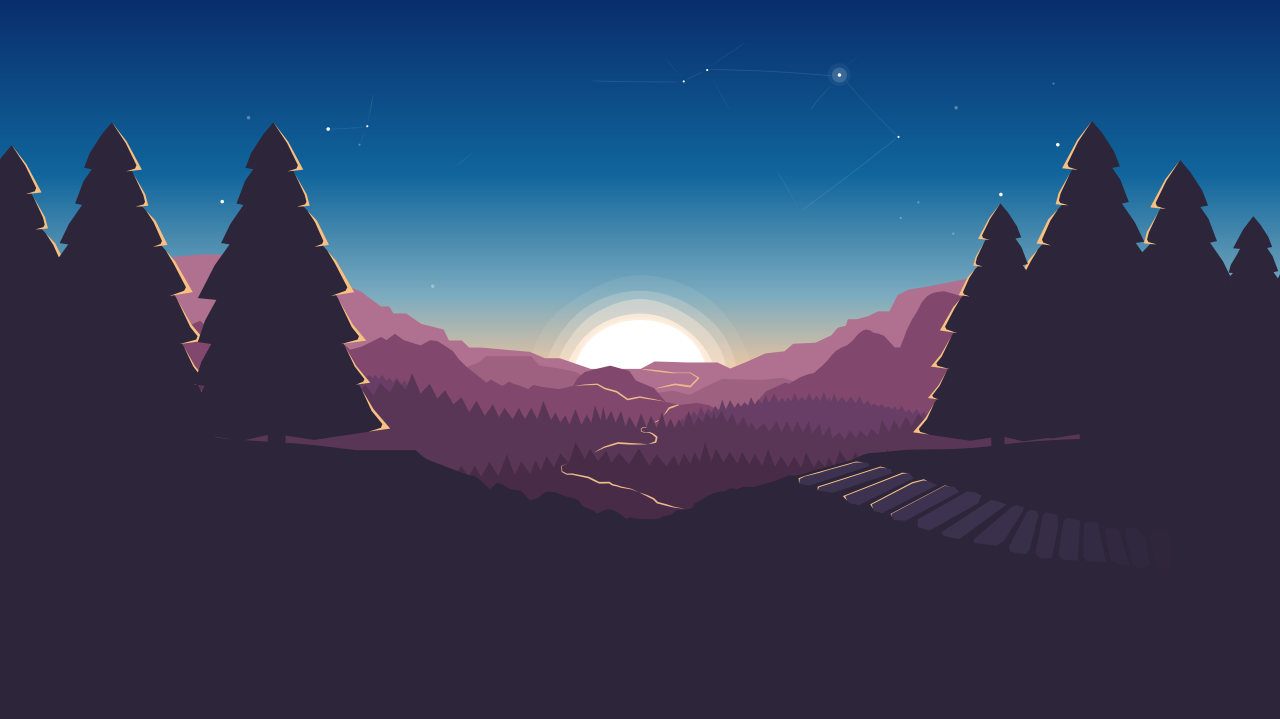
#> input picture Project_Prototype/bg.jpg, 3840 x 2157 px (shown at 1/3 size)
$ jupyter execute Project_MM_Prototype.ipynb
#> lines starting #> are read from the running program, lines starting #| are printed output that depends on the picture
[cell 1]
import cv2 #import OpenCV
from matplotlib import pyplot as plt #import python plot graph
import matplotlib as mpl #import math library from python
import numpy as np

[cell 2]
def get_figsize(im):
    # What size does the figure need to be in inches to fit the image?
    dpi = plt.rcParams['figure.dpi']
    dim = im.shape
    figuresize = dim[1]/float(dpi), dim[0]/float(dpi)
    return(figuresize)

[cell 3]
def display_image_actual_size_single(im_data):
    figuresize = get_figsize(im_data)
    # Create a figure of the right size with one axes that takes up the full figure
    fig = plt.figure(figsize=figuresize)
    # Add the single axis to fit the image to the screen boundary
    ax = fig.add_axes([0, 0, 1, 1])
    ax.imshow(im_data, cmap='gray')
    ax.axis('off')
    plt.show()
    return(fig)

[cell 4]
bg = cv2.imread('bg.jpg')
#> bg is the input picture: shape (2157, 3840, 3); mean B, G, R 96.1, 63.9, 50.8
bg = cv2.cvtColor(bg,cv2.COLOR_BGR2RGB)
fig = display_image_actual_size_single(bg)
#> in display_image_actual_size_single, `figuresize = get_figsize(im_data)`: figuresize = (38.4, 21.57)
print(bg.shape)
#| (2157, 3840, 3)

[cell 5]
negative = cv2.subtract(255,bg)
fig = display_image_actual_size_single(negative)

[cell 6]
rows, cols, channels = bg.shape       #get the width, the height, and the channels of fg
#> rows = 2157; cols = 3840; channels = 3
roi10 = bg[1530:2295, 0:765]
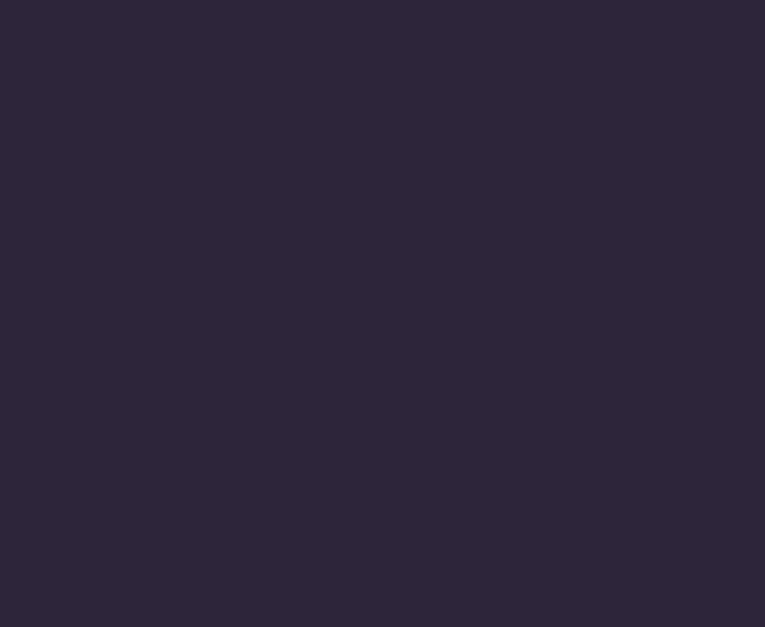
#> roi10: shape (627, 765, 3); mean R, G, B 45, 37, 58
Contrast = np.ones(bg.shape,dtype='uint8')
for i in np.arange(0,3):
    Contrast[:,:,i] = cv2.multiply(2,bg[:,:,i])
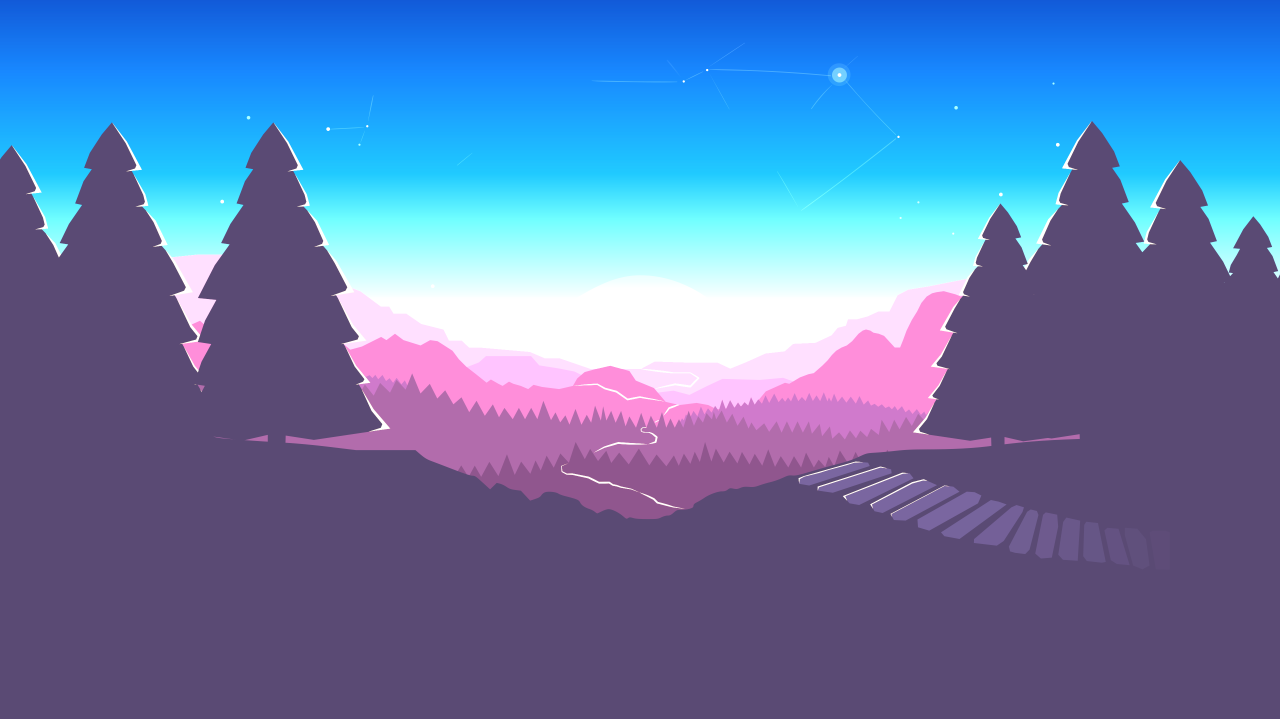
#> Contrast: shape (2157, 3840, 3) (shown at 1/3 size); mean R, G, B 95.6, 120.9, 174.4
#Contrast = cv2.cvtColor(Contrast,cv2.COLOR_BGR2RGB)
fig = display_image_actual_size_single(Contrast)

[cell 7]
rows, cols, channels = bg.shape       #get the width, the height, and the channels of fg
roi11 = bg[765:1530, 1530:2295]
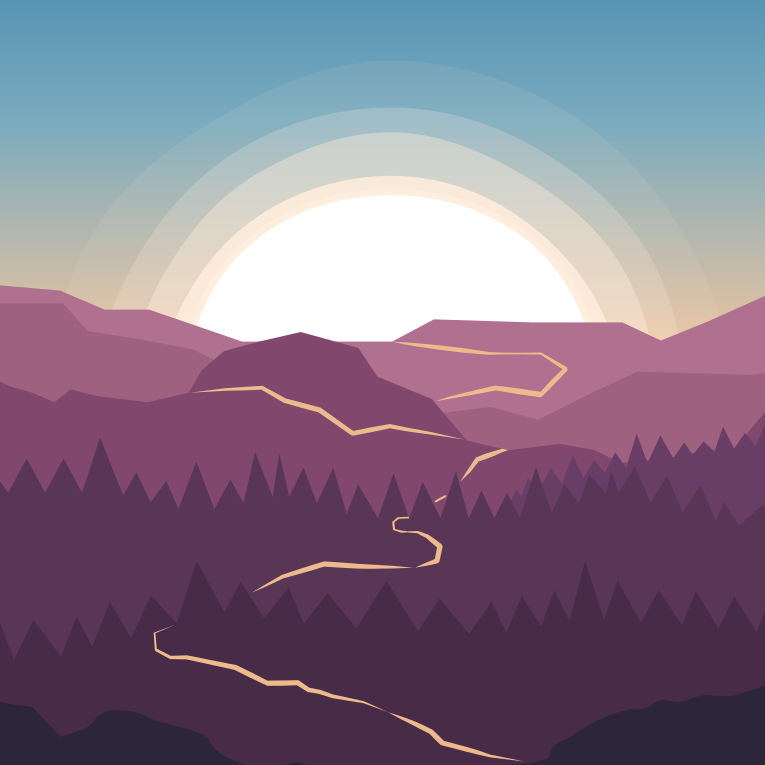
#> roi11: shape (765, 765, 3); mean R, G, B 131, 117.5, 138.1
b,g,r = cv2.split(roi11)
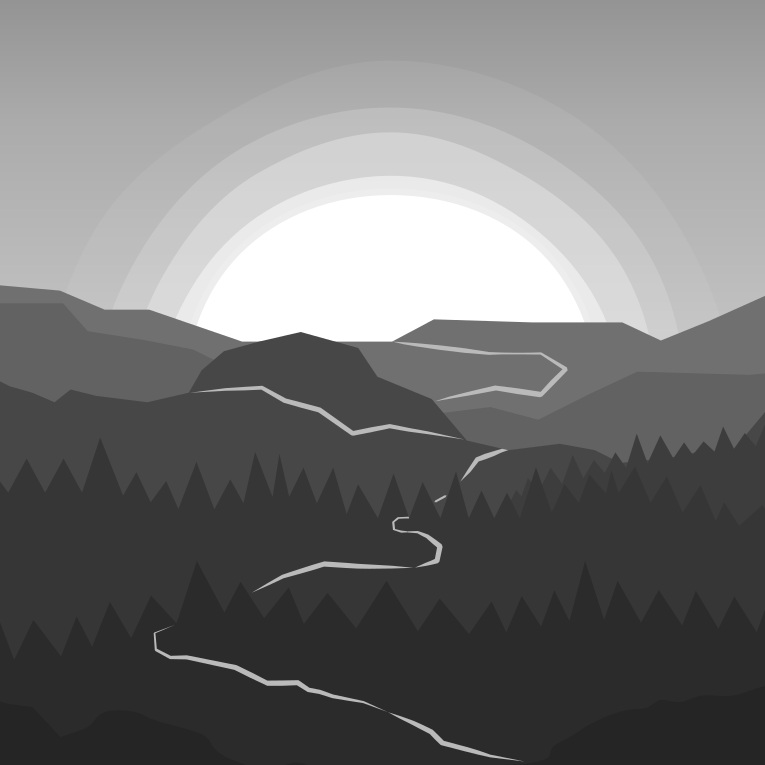
#> g: shape (765, 765); min 37, max 255, mean 117.5
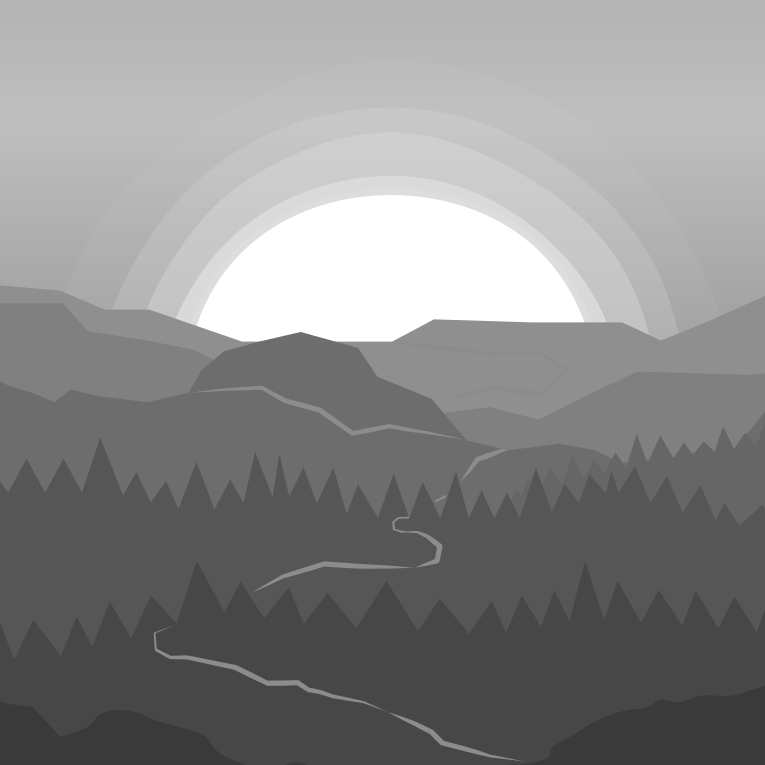
#> r: shape (765, 765); min 58, max 255, mean 138.1
onecolorD = roi11.copy()
onecolorD[:,:,2] = 0
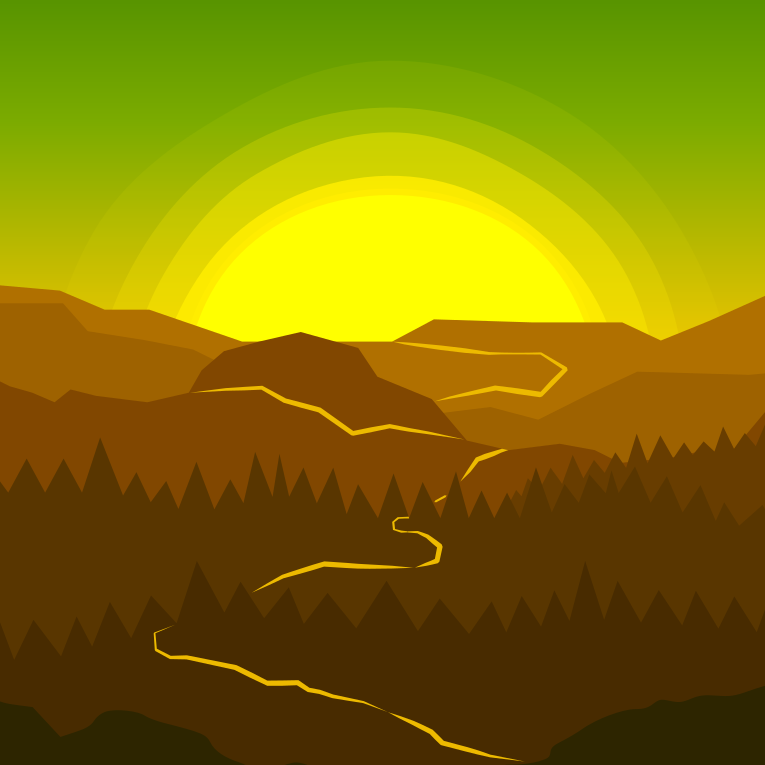
#> onecolorD: shape (765, 765, 3); mean R, G, B 131, 117.5, 0
convertbgr2gray = cv2.cvtColor(onecolorD,cv2.COLOR_BGR2GRAY)
convertgray2bgr = cv2.cvtColor(convertbgr2gray,cv2.COLOR_GRAY2BGR)
# plt.imshow(cv2.cvtColor(onecolorD,cv2.COLOR_RGB2GRAY))
bg[765:1530, 1530:2295] = convertgray2bgr
fig = display_image_actual_size_single(bg)

[cell 8]
# draw green text on the image
roi12 = bg[765:1530, 1530:2295]
output = roi12.copy()

cv2.putText(output, "OMG", (10, 25),
	cv2.FONT_HERSHEY_SIMPLEX, 0.7, (0, 255, 0), 2)
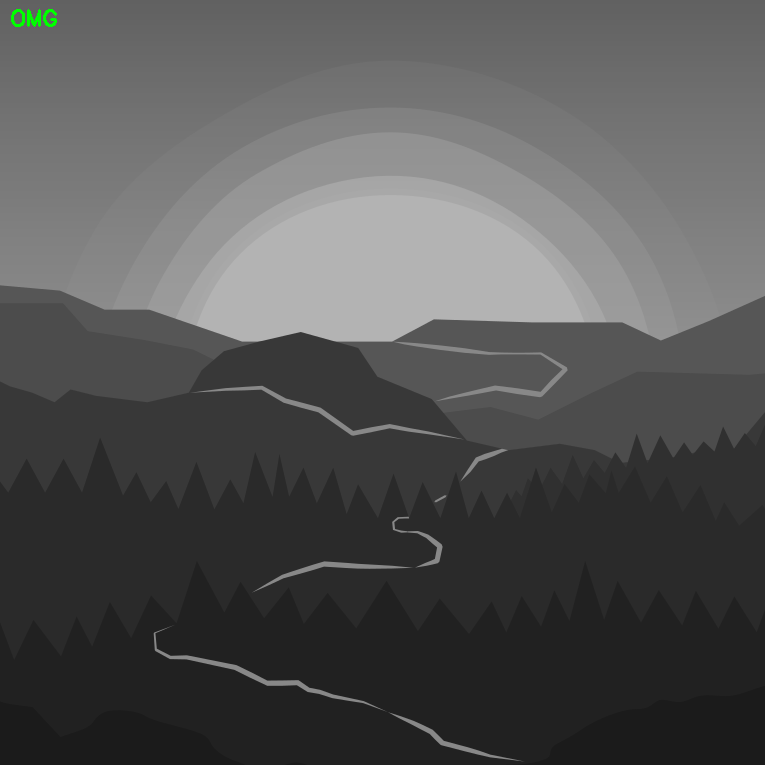
#> output: shape (765, 765, 3); mean R, G, B 83.8, 84, 83.8
cv2.imshow("Text", output)
fig = display_image_actual_size_single(bg)
